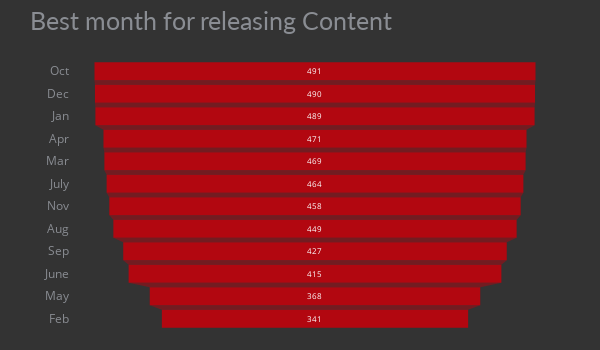

This figure's notebook cell:
### Code cell
df_month = pd.DataFrame(df.month_added.value_counts()).reset_index().rename(columns={'index':'month','month_added':'count'})
# converting month no to month name
df_month['month_final'] = df_month['month'].replace({1:'Jan', 2:'Feb', 3:'Mar', 4:'Apr', 5:'May', 6:'June', 7:'July', 8:'Aug', 9:'Sep', 10:'Oct', 11:'Nov', 12:'Dec'})

fig_month = px.funnel(df_month, x='count', y='month_final', title='Best month for releasing Content',
                      height=350, width=600, color_discrete_sequence=['#b20710'])
fig_month.update_xaxes(showgrid=False, ticksuffix=' ', showline=True)
fig_month.update_traces(hovertemplate=None, marker=dict(line=dict(width=0)))
fig_month.update_layout(margin=dict(t=60, b=20, l=70, r=40),
                        xaxis_title=' ', yaxis_title=" ",
                        plot_bgcolor='#333', paper_bgcolor='#333',
                        title_font=dict(size=25, color='#8a8d93', family="Lato, sans-serif"),
                        font=dict(color='#8a8d93'),
                        hoverlabel=dict(bgcolor="black", font_size=13, font_family="Lato, sans-serif"))

### Figure 1 — Plotly figure (JSON) as saved in the notebook; plotly's stock layout.template omitted (floating-point values rounded to 4 significant figures)
{"data": [{"legendgroup": "", "marker": {"color": "#b20710", "line": {"width": 0}}, "name": "", "orientation": "h", "showlegend": false, "x": [491, 490, 489, 471, 469, 464, 458, 449, 427, 415, 368, 341], "xaxis": "x", "y": ["Oct", "Dec", "Jan", "Apr", "Mar", "July", "Nov", "Aug", "Sep", "June", "May", "Feb"], "yaxis": "y", "type": "funnel"}], "layout": {"xaxis": {"anchor": "y", "domain": [0, 1], "title": {"text": " "}, "showgrid": false, "ticksuffix": " ", "showline": true}, "yaxis": {"anchor": "x", "domain": [0, 1], "title": {"text": " "}}, "legend": {"tracegroupgap": 0}, "title": {"text": "Best month for releasing Content", "font": {"size": 25, "color": "#8a8d93", "family": "Lato, sans-serif"}}, "height": 350, "width": 600, "margin": {"t": 60, "b": 20, "l": 70, "r": 40}, "font": {"color": "#8a8d93"}, "hoverlabel": {"font": {"size": 13, "family": "Lato, sans-serif"}, "bgcolor": "black"}, "plot_bgcolor": "#333", "paper_bgcolor": "#333"}}
